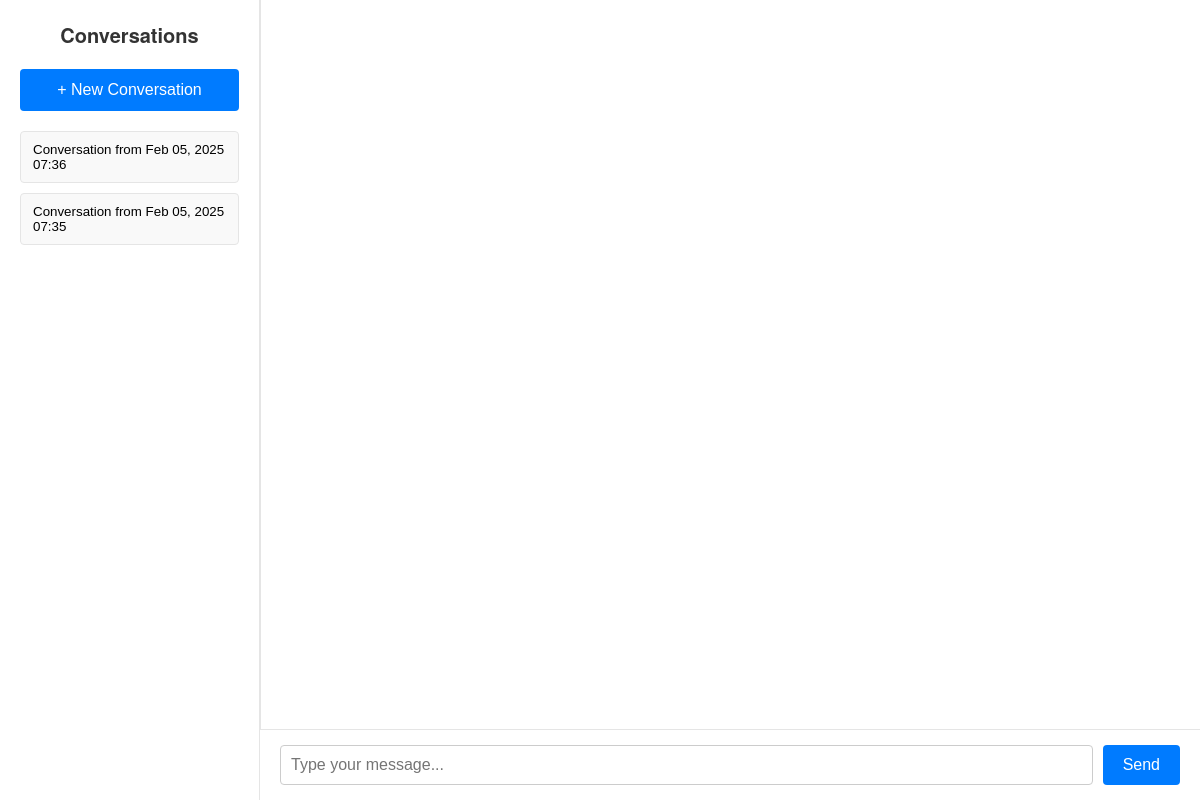
/, run on an earlier commit of the app's database.
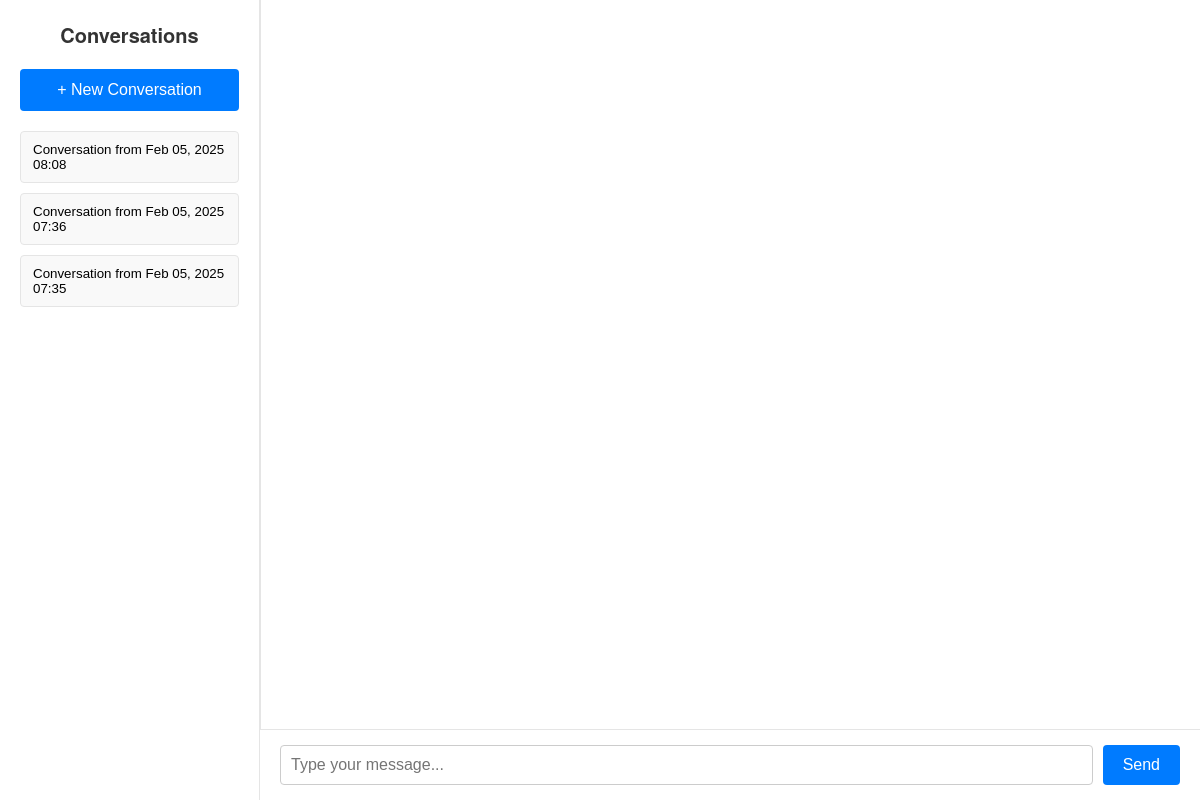
And on a later commit of the database.
### chat/models.py (models this page shows, shortened)
class ChatSession(models.Model):
    thread_id = models.CharField(max_length=255, unique=True)
    conversation = models.JSONField(default=list)
    created_at = models.DateTimeField(auto_now_add=True)

### chat/views.py (the view)
# urls.py: path("", views.chat_view, name="chat"),
def chat_view(request):
    if request.method == "POST":
        user_input = request.POST.get("message")
        if not user_input:
            return JsonResponse({"error": "No message provided."}, status=400)
        conversation = request.session.get("conversation")
        if not conversation:
            conversation = [{"role": "system", "content": "You are a helpful assistant!"}]
        conversation.append({"role": "user", "content": user_input})
        messages = []
        for msg in conversation:
            if msg["role"] == "system":
                messages.append(SystemMessage(content=msg["content"]))
            elif msg["role"] == "user":
                messages.append(HumanMessage(content=msg["content"]))
            elif msg["role"] == "assistant":
                messages.append(AIMessage(content=msg["content"]))
        thread_id = request.session.get("thread_id")
        if not thread_id:
            thread_id = str(uuid.uuid4())
            request.session["thread_id"] = thread_id
        config = {"configurable": {"thread_id": thread_id}}
        response_text = ""
        for data, stream_mode in graph.stream({"messages": messages}, config=config, stream_mode="messages"):
            if data.type == "AIMessageChunk":
                response_text += data.content
        conversation.append({"role": "assistant", "content": response_text})
        request.session["conversation"] = conversation
        request.session["conversation_saved"] = False
        return JsonResponse({"response": response_text})
    else:
        previous_chats = ChatSession.objects.order_by('-created_at')
        return render(request, "chat/chat.html", {"previous_chats": previous_chats})

### chat/templates/chat/chat.html (shortened to what this page needs)
<!DOCTYPE html>
<html>
<head>
</head>
<body>
  <div id="sidebar">
    <h2>Conversations</h2>
    <button class="sidebar-button" id="new-convo-btn">+ New Conversation</button>
    <div id="conversation-list">
      {% for chat in previous_chats %}
      <button class="conversation-item" data-thread-id="{{ chat.thread_id }}">
        Conversation from {{ chat.created_at|date:"M d, Y H:i" }}
      </button>
      {% endfor %}
    </div>
  </div>
  <div id="main">
    <div id="chat-window"></div>
    <form id="chat-form" method="post">
      <input type="text" name="message" id="message-input" placeholder="Type your message..." autocomplete="off" required/>
      <button type="submit">Send</button>
    </form>
  </div>
</body>
</html>

### chat/templates/chat/chat.html (style rules this page uses)
* { box-sizing: border-box; margin: 0; padding: 0; }
html, body { height: 100%; font-family: 'Helvetica Neue', Helvetica, Arial, sans-serif; background-color: #f7f7f7; }
body { display: flex; overflow: hidden; }
#sidebar { width: 260px; background-color: #fff; border-right: 1px solid #e5e5e5; padding: 20px; overflow-y: auto; flex-shrink: 0; display: flex; flex-direction: column; }
#sidebar h2 { font-size: 20px; margin-bottom: 20px; color: #333; text-align: center; }
.sidebar-button { width: 100%; padding: 12px; background-color: #007bff; color: #fff; border: none; border-radius: 4px; cursor: pointer; font-size: 16px; margin-bottom: 20px; transition: background-color 0.3s ease; }
#conversation-list { flex-grow: 1; overflow-y: auto; }
.conversation-item { width: 100%; text-align: left; padding: 10px 12px; margin-bottom: 10px; border: 1px solid #e5e5e5; border-radius: 4px; background-color: #f9f9f9; cursor: pointer; transition: background-color 0.2s ease; }
#main { flex-grow: 1; display: flex; flex-direction: column; overflow: hidden; }
#chat-window { flex-grow: 1; padding: 20px; overflow-y: auto; background-color: #fff; border-left: 1px solid #e5e5e5; scroll-behavior: smooth; }
#chat-form { display: flex; padding: 15px 20px; background-color: #fff; border-top: 1px solid #e5e5e5; }
#message-input { flex-grow: 1; padding: 10px; font-size: 16px; border: 1px solid #ccc; border-radius: 4px; margin-right: 10px; }
#chat-form button { padding: 10px 20px; font-size: 16px; border: none; border-radius: 4px; background-color: #007bff; color: #fff; cursor: pointer; transition: background-color 0.3s ease; }

What changed in the data, as far as the page shows it:
added ChatSession: created_at "Feb 05, 2025 08:08"
